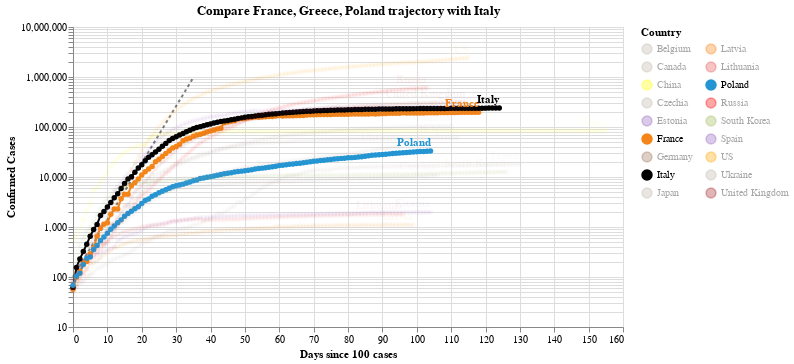

Notebook code cell kept with this figure:
### Code cell
#hide_input
chart2 = make_since_chart(dff2, ['France', 'Greece', 'Poland'], baseline_countries)
chart2

### Figure 1 — Vega-Lite specification as saved in the notebook (floating-point values rounded to 4 significant figures; data arrays with more than 128 entries replaced by an {"elided": "..."} marker saying what was removed)
{"config": {"view": {"continuousWidth": 400, "continuousHeight": 300}}, "layer": [{"data": {"name": "data-628230001892d6798b50651be41d1b3e"}, "mark": {"type": "line", "color": "black", "opacity": 0.5, "strokeDash": [3, 3]}, "encoding": {"x": {"type": "quantitative", "field": "Days since 100 cases"}, "y": {"type": "quantitative", "field": "Confirmed Cases"}}}, {"data": {"name": "data-ab7d8306168a25d8ab734f0208bad2ff"}, "mark": {"type": "line", "point": true}, "encoding": {"color": {"type": "nominal", "field": "Country", "legend": {"columns": 2}, "scale": {"domain": ["Belgium", "Canada", "China", "Czechia", "Estonia", "France", "Germany", "Italy", "Japan", "Latvia", "Lithuania", "Poland", "Russia", "South Korea", "Spain", "US", "Ukraine", "United Kingdom"], "range": ["#C1B7AD", "#C1B7AD", "yellow", "#C1B7AD", "#9467bd", "#F58518", "#9D755D", "black", "#C1B7AD", "#F58518", "#E45756", "#2495D3", "red", "#A1BA59", "#9467bd", "orange", "#C1B7AD", "brown"]}}, "opacity": {"condition": {"value": 1, "selection": "selector010"}, "value": 0.05}, "tooltip": [{"type": "nominal", "field": "Country"}, {"type": "temporal", "field": "Date"}, {"type": "quantitative", "field": "Confirmed Cases"}, {"type": "quantitative", "field": "Days since 100 cases"}], "x": {"type": "quantitative", "field": "Days since 100 cases"}, "y": {"type": "quantitative", "field": "Confirmed Cases", "scale": {"type": "log"}}}, "selection": {"selector010": {"type": "multi", "fields": ["Country"], "bind": "legend", "init": [{"Country": "France"}, {"Country": "Greece"}, {"Country": "Poland"}, {"Country": "Italy"}]}}, "width": 550}, {"data": {"name": "data-ab7d8306168a25d8ab734f0208bad2ff"}, "mark": {"type": "text", "align": "right", "dy": -8, "fontWeight": "bold"}, "encoding": {"color": {"type": "nominal", "field": "Country", "legend": {"columns": 2}, "scale": {"domain": ["Belgium", "Canada", "China", "Czechia", "Estonia", "France", "Germany", "Italy", "Japan", "Latvia", "Lithuania", "Poland", "Russia", "South Korea", "Spain", "US", "Ukraine", "United Kingdom"], "range": ["#C1B7AD", "#C1B7AD", "yellow", "#C1B7AD", "#9467bd", "#F58518", "#9D755D", "black", "#C1B7AD", "#F58518", "#E45756", "#2495D3", "red", "#A1BA59", "#9467bd", "orange", "#C1B7AD", "brown"]}}, "opacity": {"condition": {"value": 1, "selection": "selector010"}, "value": 0.05}, "text": {"type": "nominal", "field": "Country"}, "tooltip": [{"type": "nominal", "field": "Country"}, {"type": "temporal", "field": "Date"}, {"type": "quantitative", "field": "Confirmed Cases"}, {"type": "quantitative", "field": "Days since 100 cases"}], "x": {"type": "quantitative", "field": "Days since 100 cases"}, "y": {"type": "quantitative", "field": "Confirmed Cases", "scale": {"type": "log"}}}, "transform": [{"filter": "(datum['Date'] >= 1593043200000)"}], "width": 550}], "title": "Compare France, Greece, Poland trajectory with Italy", "$schema": "https://vega.github.io/schema/vega-lite/v4.0.2.json", "datasets": {"data-628230001892d6798b50651be41d1b3e": [{"Days since 100 cases": 0, "Confirmed Cases": 100.0}, {"Days since 100 cases": 1, "Confirmed Cases": 130.0}, {"Days since 100 cases": 2, "Confirmed Cases": 169.0}, {"Days since 100 cases": 3, "Confirmed Cases": 219.7}, {"Days since 100 cases": 4, "Confirmed Cases": 285.6}, {"Days since 100 cases": 5, "Confirmed Cases": 371.3}, {"Days since 100 cases": 6, "Confirmed Cases": 482.7}, {"Days since 100 cases": 7, "Confirmed Cases": 627.5}, {"Days since 100 cases": 8, "Confirmed Cases": 815.7}, {"Days since 100 cases": 9, "Confirmed Cases": 1060.0}, {"Days since 100 cases": 10, "Confirmed Cases": 1379.0}, {"Days since 100 cases": 11, "Confirmed Cases": 1792.0}, {"Days since 100 cases": 12, "Confirmed Cases": 2330.0}, {"Days since 100 cases": 13, "Confirmed Cases": 3029.0}, {"Days since 100 cases": 14, "Confirmed Cases": 3937.0}, {"Days since 100 cases": 15, "Confirmed Cases": 5119.0}, {"Days since 100 cases": 16, "Confirmed Cases": 6654.0}, {"Days since 100 cases": 17, "Confirmed Cases": 8650.0}, {"Days since 100 cases": 18, "Confirmed Cases": 11250.0}, {"Days since 100 cases": 19, "Confirmed Cases": 14620.0}, {"Days since 100 cases": 20, "Confirmed Cases": 19000.0}, {"Days since 100 cases": 21, "Confirmed Cases": 24710.0}, {"Days since 100 cases": 22, "Confirmed Cases": 32120.0}, {"Days since 100 cases": 23, "Confirmed Cases": 41750.0}, {"Days since 100 cases": 24, "Confirmed Cases": 54280.0}, {"Days since 100 cases": 25, "Confirmed Cases": 70560.0}, {"Days since 100 cases": 26, "Confirmed Cases": 91730.0}, {"Days since 100 cases": 27, "Confirmed Cases": 119300.0}, {"Days since 100 cases": 28, "Confirmed Cases": 155000.0}, {"Days since 100 cases": 29, "Confirmed Cases": 201500.0}, {"Days since 100 cases": 30, "Confirmed Cases": 262000.0}, {"Days since 100 cases": 31, "Confirmed Cases": 340600.0}, {"Days since 100 cases": 32, "Confirmed Cases": 442800.0}, {"Days since 100 cases": 33, "Confirmed Cases": 575600.0}, {"Days since 100 cases": 34, "Confirmed Cases": 748300.0}, {"Days since 100 cases": 35, "Confirmed Cases": 972800.0}], "data-ab7d8306168a25d8ab734f0208bad2ff": {"elided": "2062 records"}}}
